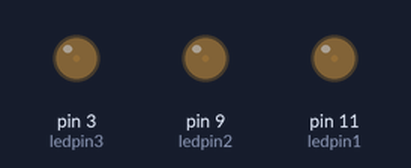
A sketch run on a simulated Arduino Uno, built with avr-gcc and run on an emulated ATmega328P. Parts: output pins drawn as LEDs (lit = HIGH).

Above: at 0.05 s.
At 2.15 s:
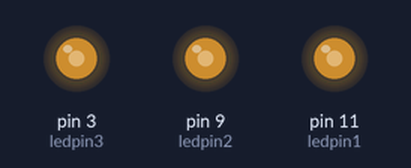
At 3.45 s:
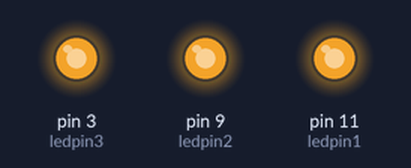
At 6.9 s:
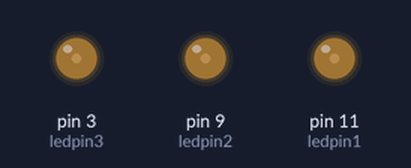
Timing chart, 0 to 10.1 s (numbered marks = the images above):
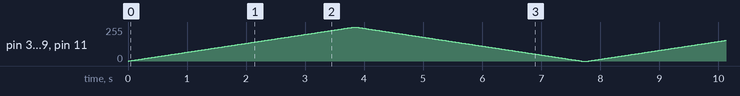

The sketch:

led_breathing.ino
```cpp
/***********************************************************
Description: PWM control the LED gradually from dark to
             brighter, then from brighter to dark
Name: Vinay Sitaram Kanase
***********************************************************/
int ledpin1 = 11; //definition digital 11 pins as pin to control the LED
int ledpin2 = 9; //definition digital 11 pins as pin to control the LED
int ledpin3 = 3; //definition digital 11 pins as pin to control the LED

void setup ()
{
  pinMode(ledpin1, OUTPUT); //Set digital 11 port mode, the OUTPUT for the output
  pinMode(ledpin2, OUTPUT); //Set digital 11 port mode, the OUTPUT for the output
  pinMode(ledpin3, OUTPUT); //Set digital 11 port mode, the OUTPUT for the output
}

void loop()
{
   for (int a = 0; a <= 255; a++)  //Loop, PWM control of LED brightness increase
   {
     analogWrite(ledpin1, a);   //PWM output value a (0~255)
     analogWrite(ledpin2, a);   //PWM output value a (0~255)
     analogWrite(ledpin3, a);   //PWM output value a (0~255)
     delay(15);                //The duration of the current brightness level. 15ms
   }
   for (int a = 255; a >= 0; a--)  //Loop, PWM control of LED brightness Reduced
   {
     analogWrite(ledpin1, a);   //PWM output value a (255~0)
     analogWrite(ledpin2, a);   //PWM output value a (255~0)
     analogWrite(ledpin3, a);   //PWM output value a (255~0)
     delay(15);                //The duration of the current brightness level. 15ms
   }
   delay(100);                //100ms delay
}
```
